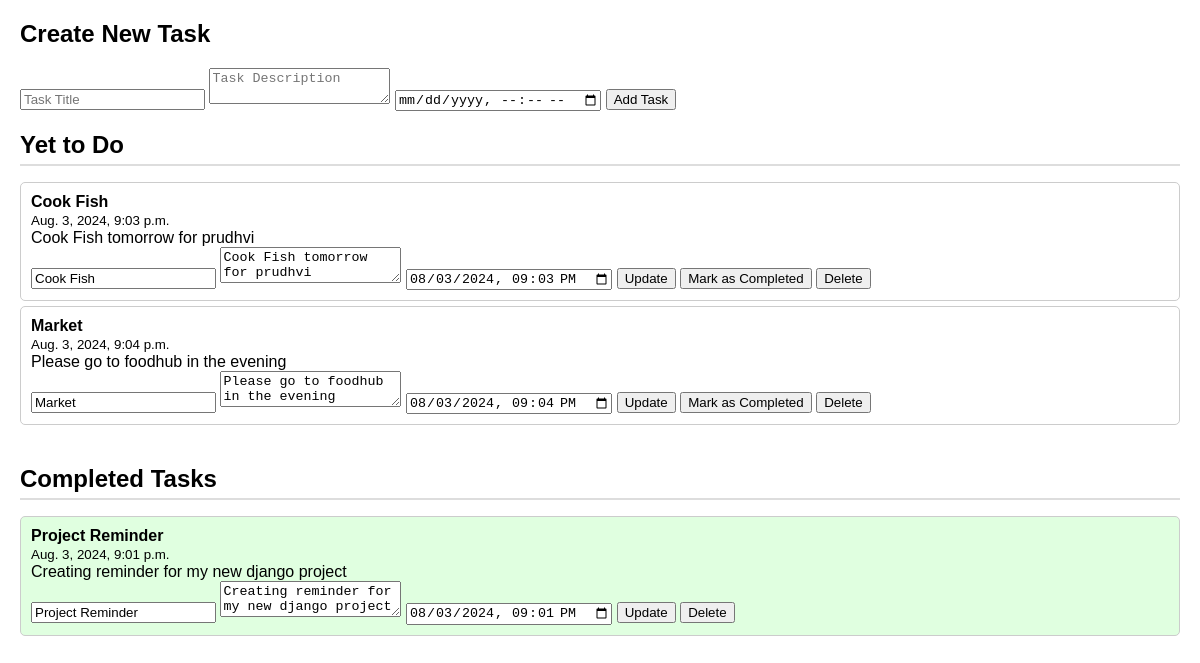
The page / on the database its author committed.
### todoapp/models.py (models this page shows, shortened)
class TodoList(models.Model):
    title = models.CharField(max_length=128)
    description = models.TextField()
    date = models.DateTimeField()
    is_completed = models.BooleanField(default=False)

### todoapp/views.py (the view)
# urls.py: path('', get_todos, name='get_todos'),
@require_http_methods(["GET", "POST"])
def get_todos(request):
    yet_to_do_tasks = TodoList.objects.filter(is_completed=False)
    completed_tasks = TodoList.objects.filter(is_completed=True)
    context = {
        'yet_to_do_tasks': yet_to_do_tasks,
        'completed_tasks': completed_tasks,
    }
    return render(request, 'index.html', context)

### todoapp/templates/index.html (shortened to what this page needs)
<!DOCTYPE html>
<html lang="en">
<head>
</head>
<body>
    <div class="form-section">
        <h2>Create New Task</h2>
        <form action="{% url 'create_task' %}" method="POST">
            <input type="text" name="title" placeholder="Task Title" required>
            <textarea name="description" placeholder="Task Description" required></textarea>
            <input type="datetime-local" name="date" required>
            <button type="submit">Add Task</button>
        </form>
    </div>
    <div class="task-section yet-to-do">
        <h2>Yet to Do</h2>
        <ul class="task-list">
            {% for task in yet_to_do_tasks %}
                <li class="task-item">
                    <strong>{{ task.title }}</strong><br>
                    <small>{{ task.date }}</small><br>
                    {{ task.description }}<br>
                    <form action="{% url 'update_task' task.id %}" method="POST" style="display:inline;">
                        <input type="text" name="title" value="{{ task.title }}" required>
                        <textarea name="description" required>{{ task.description }}</textarea>
                        <input type="datetime-local" name="date" value="{{ task.date|date:'Y-m-d\TH:i' }}" required>
                        <button type="submit">Update</button>
                    </form>
                    <form action="{% url 'mark_task_completed' task.id %}" method="POST" style="display:inline;">
                        <button type="submit">Mark as Completed</button>
                    </form>
                    <form action="{% url 'delete_task' task.id %}" method="POST" style="display:inline;">
                        <button type="submit">Delete</button>
                    </form>
                </li>
            {% empty %}
                <li>No tasks yet to do.</li>
            {% endfor %}
        </ul>
    </div>
    <div class="task-section completed">
        <h2>Completed Tasks</h2>
        <ul class="task-list">
            {% for task in completed_tasks %}
                <li class="task-item">
                    <strong>{{ task.title }}</strong><br>
                    <small>{{ task.date }}</small><br>
                    {{ task.description }}<br>
                    <form action="{% url 'update_task' task.id %}" method="POST" style="display:inline;">
                        <input type="text" name="title" value="{{ task.title }}" required>
                        <textarea name="description" required>{{ task.description }}</textarea>
                        <input type="datetime-local" name="date" value="{{ task.date|date:'Y-m-d\TH:i' }}" required>
                        <button type="submit">Update</button>
                    </form>
                    <form action="{% url 'delete_task' task.id %}" method="POST" style="display:inline;">
                        <button type="submit">Delete</button>
                    </form>
                </li>
            {% empty %}
                <li>No completed tasks.</li>
            {% endfor %}
        </ul>
    </div>
</body>
</html>

### todoapp/templates/index.html (style rules this page uses)
body { font-family: Arial, sans-serif; margin: 20px; }
.task-section { margin-bottom: 40px; }
.task-section h2 { margin-bottom: 10px; border-bottom: 2px solid #ddd; padding-bottom: 5px; }
.task-list { list-style-type: none; padding: 0; }
.task-item { padding: 10px; margin: 5px 0; border: 1px solid #ccc; border-radius: 5px; }
.completed .task-item { background-color: #e0ffe0; }
.form-section { margin-bottom: 20px; }

### rows shown on the page
TodoList: title "Cook Fish", date "Aug. 3, 2024, 9:03 p.m.", description "Cook Fish tomorrow for prudhvi", date "08/03/2024 21:03"
TodoList: title "Market", date "Aug. 3, 2024, 9:04 p.m.", description "Please go to foodhub in the evening", date "08/03/2024 21:04"
TodoList: title "Project Reminder", date "Aug. 3, 2024, 9:01 p.m.", description "Creating reminder for my new django project", date "08/03/2024 21:01"
